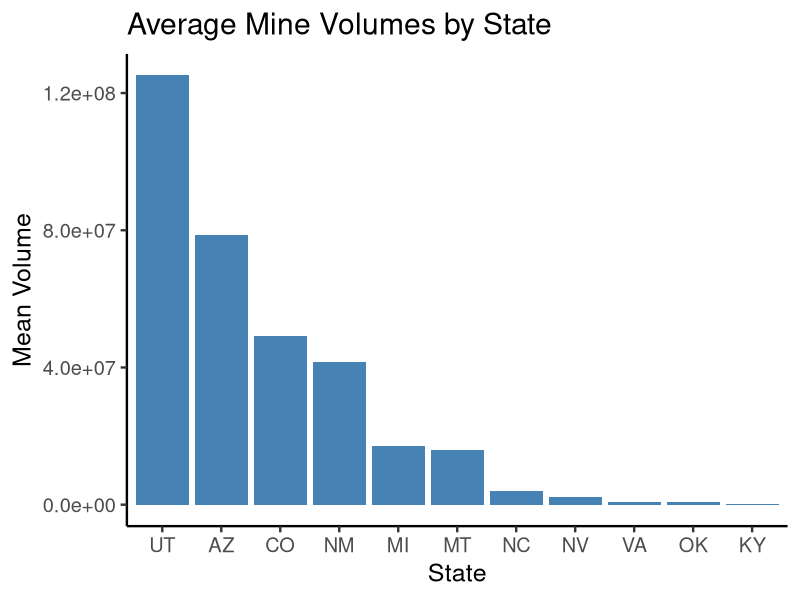
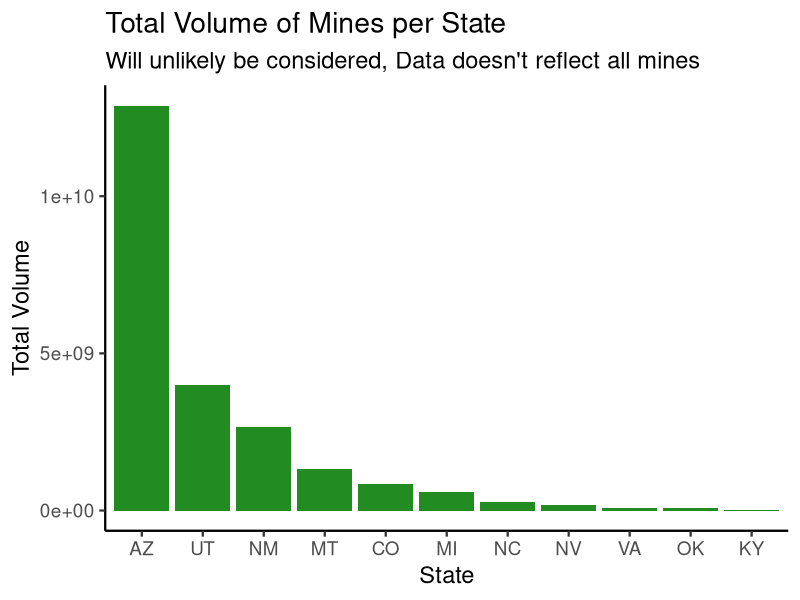
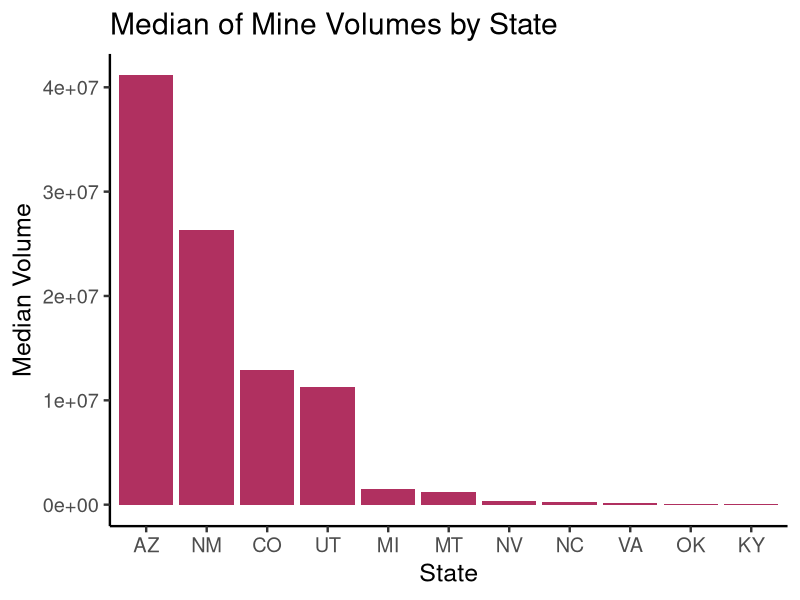

Generate these figures, in order, with R:
## ---- chunk 1
library(tidyverse)
library(broom)
## ---- chunk 2
library(readr)
Waste_Geology <- read_csv("Waste_Geology.csv")
Waste_Resources <- read_csv("Waste_Resources.csv")

## ---- chunk 3
glimpse(Waste_Geology)

glimpse(Waste_Resources)

## ---- chunk 4
Waste_Resources <- Waste_Resources %>%
mutate( 
state_abbr = substr(Site_ID, 1, 2),
state_name = state.name[match(state_abbr, state.abb)]
)

Waste_Geology <- Waste_Geology %>%
mutate( 
state_abbr = substr(Site_ID, 1, 2),
state_name = state.name[match(state_abbr, state.abb)]
)

state_summary <- Waste_Resources %>%
  group_by(state_name, state_abbr) %>%
  summarize(
    mean_state_vol = mean(Calc_Vol, na.rm = TRUE),
    sum_state_vol = sum(Calc_Vol, na.rm = TRUE),
    median_state_vol = median(Calc_Vol, na.rm = TRUE)
  )
## ---- chunk 5
ggplot(state_summary, aes(x = reorder(state_abbr, -mean_state_vol), y = mean_state_vol)) +
  geom_col(fill = "steelblue") +
  theme_classic(base_size = 18) +
  labs(title = "Average Mine Volumes by State",
       x = "State",
       y = "Mean Volume")

ggplot(state_summary, aes(x = reorder(state_abbr, -sum_state_vol), y = sum_state_vol)) +
  geom_col(fill = "forestgreen") +
  theme_classic(base_size = 17) +
  labs(
    title = "Total Volume of Mines per State",
    subtitle = "Will unlikely be considered, Data doesn't reflect all mines",
    x = "State",
    y = "Total Volume"
  )

ggplot(state_summary, aes(x = reorder(state_abbr, -median_state_vol),y = median_state_vol)) + geom_col(fill = "maroon") +
theme_classic(base_size = 18) +
  labs(
    title = "Median of Mine Volumes by State",
    x = "State",
    y = "Median Volume"
    )
